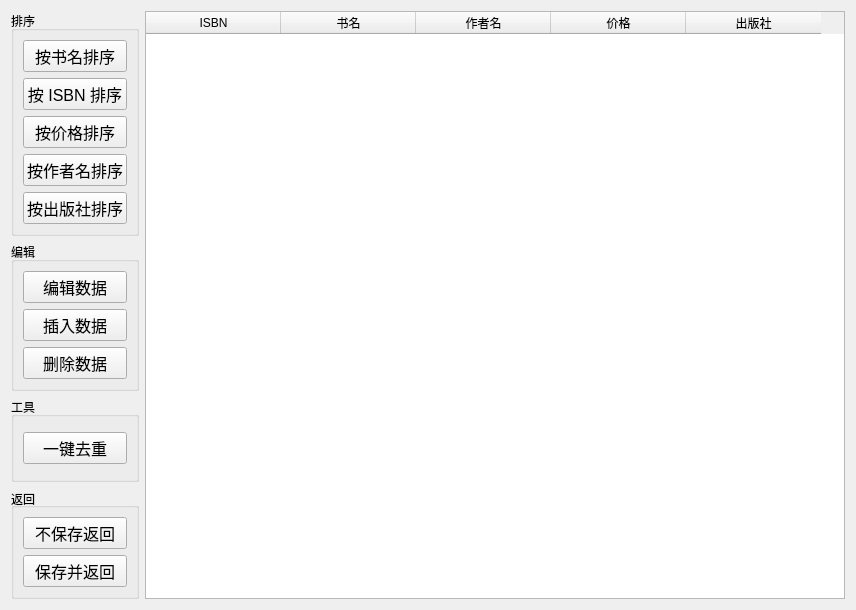
<?xml version="1.0" encoding="UTF-8"?>
<ui version="4.0">
 <class>editBookWindow</class>
 <widget class="QWidget" name="editBookWindow">
  <property name="geometry">
   <rect>
    <x>0</x>
    <y>0</y>
    <width>856</width>
    <height>610</height>
   </rect>
  </property>
  <property name="windowTitle">
   <string>图书管理系统 - 编辑图书列表</string>
  </property>
  <property name="windowIcon">
   <iconset resource="../../../resource.qrc">
    <normaloff>:/lib/lib/icon.png</normaloff>:/lib/lib/icon.png</iconset>
  </property>
  <layout class="QGridLayout" name="gridLayout_2">
   <item row="0" column="0">
    <layout class="QGridLayout" name="gridLayout">
     <item row="0" column="1">
      <widget class="QTableWidget" name="bookTable">
       <property name="sizePolicy">
        <sizepolicy hsizetype="Expanding" vsizetype="Expanding">
         <horstretch>0</horstretch>
         <verstretch>0</verstretch>
        </sizepolicy>
       </property>
       <property name="minimumSize">
        <size>
         <width>700</width>
         <height>520</height>
        </size>
       </property>
       <attribute name="horizontalHeaderDefaultSectionSize">
        <number>135</number>
       </attribute>
       <attribute name="verticalHeaderMinimumSectionSize">
        <number>23</number>
       </attribute>
       <column>
        <property name="text">
         <string>ISBN</string>
        </property>
       </column>
       <column>
        <property name="text">
         <string>书名</string>
        </property>
       </column>
       <column>
        <property name="text">
         <string>作者名</string>
        </property>
       </column>
       <column>
        <property name="text">
         <string>价格</string>
        </property>
       </column>
       <column>
        <property name="text">
         <string>出版社</string>
        </property>
       </column>
      </widget>
     </item>
     <item row="0" column="0">
      <layout class="QVBoxLayout" name="verticalLayout">
       <item>
        <widget class="QGroupBox" name="sortButtonsGroupBox">
         <property name="sizePolicy">
          <sizepolicy hsizetype="Minimum" vsizetype="Minimum">
           <horstretch>0</horstretch>
           <verstretch>0</verstretch>
          </sizepolicy>
         </property>
         <property name="title">
          <string>排序</string>
         </property>
         <layout class="QVBoxLayout" name="verticalLayout_2">
          <item>
           <widget class="QPushButton" name="sortByBookButton">
            <property name="font">
             <font>
              <pointsize>12</pointsize>
             </font>
            </property>
            <property name="text">
             <string>按书名排序</string>
            </property>
           </widget>
          </item>
          <item>
           <widget class="QPushButton" name="sortByISBNButton">
            <property name="font">
             <font>
              <pointsize>12</pointsize>
             </font>
            </property>
            <property name="text">
             <string>按 ISBN 排序</string>
            </property>
           </widget>
          </item>
          <item>
           <widget class="QPushButton" name="sortByPriceButton">
            <property name="font">
             <font>
              <pointsize>12</pointsize>
             </font>
            </property>
            <property name="text">
             <string>按价格排序</string>
            </property>
           </widget>
          </item>
          <item>
           <widget class="QPushButton" name="sortByAuthorButton">
            <property name="font">
             <font>
              <pointsize>12</pointsize>
             </font>
            </property>
            <property name="text">
             <string>按作者名排序</string>
            </property>
           </widget>
          </item>
          <item>
           <widget class="QPushButton" name="sortByPressButton">
            <property name="font">
             <font>
              <pointsize>12</pointsize>
             </font>
            </property>
            <property name="text">
             <string>按出版社排序</string>
            </property>
           </widget>
          </item>
         </layout>
        </widget>
       </item>
       <item>
        <widget class="QGroupBox" name="editButtonGroupBox">
         <property name="sizePolicy">
          <sizepolicy hsizetype="Minimum" vsizetype="Minimum">
           <horstretch>0</horstretch>
           <verstretch>0</verstretch>
          </sizepolicy>
         </property>
         <property name="title">
          <string>编辑</string>
         </property>
         <layout class="QVBoxLayout" name="verticalLayout_4">
          <item>
           <widget class="QPushButton" name="editButton">
            <property name="font">
             <font>
              <pointsize>12</pointsize>
             </font>
            </property>
            <property name="text">
             <string>编辑数据</string>
            </property>
           </widget>
          </item>
          <item>
           <widget class="QPushButton" name="insertButton">
            <property name="font">
             <font>
              <pointsize>12</pointsize>
             </font>
            </property>
            <property name="text">
             <string>插入数据</string>
            </property>
           </widget>
          </item>
          <item>
           <widget class="QPushButton" name="deleteButton">
            <property name="font">
             <font>
              <pointsize>12</pointsize>
             </font>
            </property>
            <property name="text">
             <string>删除数据</string>
            </property>
           </widget>
          </item>
         </layout>
        </widget>
       </item>
       <item>
        <widget class="QGroupBox" name="toolsGroupBox">
         <property name="sizePolicy">
          <sizepolicy hsizetype="Minimum" vsizetype="Minimum">
           <horstretch>0</horstretch>
           <verstretch>0</verstretch>
          </sizepolicy>
         </property>
         <property name="minimumSize">
          <size>
           <width>0</width>
           <height>0</height>
          </size>
         </property>
         <property name="title">
          <string>工具</string>
         </property>
         <layout class="QVBoxLayout" name="verticalLayout_5">
          <item>
           <widget class="QPushButton" name="deduplicateButton">
            <property name="sizePolicy">
             <sizepolicy hsizetype="Minimum" vsizetype="Fixed">
              <horstretch>0</horstretch>
              <verstretch>0</verstretch>
             </sizepolicy>
            </property>
            <property name="font">
             <font>
              <pointsize>12</pointsize>
             </font>
            </property>
            <property name="text">
             <string>一键去重</string>
            </property>
           </widget>
          </item>
         </layout>
        </widget>
       </item>
       <item>
        <widget class="QGroupBox" name="exitGroupBox">
         <property name="sizePolicy">
          <sizepolicy hsizetype="Minimum" vsizetype="Minimum">
           <horstretch>0</horstretch>
           <verstretch>0</verstretch>
          </sizepolicy>
         </property>
         <property name="title">
          <string>返回</string>
         </property>
         <property name="alignment">
          <set>Qt::AlignLeading|Qt::AlignLeft|Qt::AlignVCenter</set>
         </property>
         <layout class="QVBoxLayout" name="verticalLayout_3">
          <item>
           <widget class="QPushButton" name="backButton">
            <property name="font">
             <font>
              <pointsize>12</pointsize>
             </font>
            </property>
            <property name="text">
             <string>不保存返回</string>
            </property>
           </widget>
          </item>
          <item>
           <widget class="QPushButton" name="backSaveButton">
            <property name="font">
             <font>
              <pointsize>12</pointsize>
             </font>
            </property>
            <property name="text">
             <string>保存并返回</string>
            </property>
           </widget>
          </item>
         </layout>
        </widget>
       </item>
      </layout>
     </item>
    </layout>
   </item>
  </layout>
 </widget>
 <resources>
  <include location="../../../resource.qrc"/>
 </resources>
 <connections/>
</ui>
